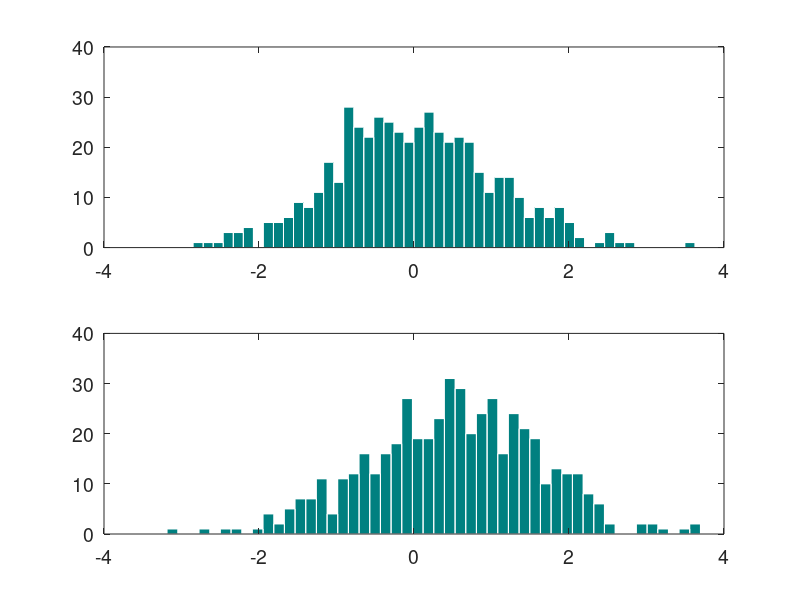

Write MATLAB code to recreate this figure. (Note: this script raises an error after producing the figure.)
% Code to illustrate the shift function and to
% reproduce the figures in my blog post.
%
% Execute each cell in turn by pressing cmd+enter (mac) or ctrl+enter (pc)
% You can navigate between cells by pressing cmd/ctrl + up or down arrow.
%
% Copyright (C) 2016 Guillaume Rousselet - University of Glasgow

% This program is free software: you can redistribute it and/or modify
% it under the terms of the GNU General Public License as published by
% the Free Software Foundation, either version 3 of the License, or
% any later version.

%% dependencies

% +cmu
% http://matlab.cheme.cmu.edu/cmu-matlab-package.html

% UnivarScatter

% both available here:
% https://github.com/GRousselet/matlab_visualisation

%% MEAN SHIFT
y1 = randn(500,1);
y2 = randn(500,1)+0.5;

figure('Color','w','NumberTitle','off')

subplot(2,1,1);hold on
hist(y1,50);
h = findobj(gca,'Type','patch');
set(h,'FaceColor',[0 0.5 0.5],'EdgeColor','w');
set(gca,'FontSize',14,'Layer','Top','XLim',[-4 4],'YLim',[0 40])
box on

subplot(2,1,2)
hist(y2,50)
h = findobj(gca,'Type','patch');
set(h,'FaceColor',[0 0.5 0.5],'EdgeColor','w');
set(gca,'FontSize',14,'Layer','Top','XLim',[-4 4],'YLim',[0 40])
box on

shifthd(y1,y2,200,1)

%% ASYMMETRIC SHIFT
y1 = randn(500,1);
y2 = randn(500,1);
y2(y2>0) = y2(y2>0)*1.5;

figure('Color','w','NumberTitle','off')

subplot(2,1,1);hold on
hist(y1,50);
h = findobj(gca,'Type','patch');
set(h,'FaceColor',[0 0.5 0.5],'EdgeColor','w');
set(gca,'FontSize',14,'Layer','Top','XLim',[-4 4],'YLim',[0 40])
box on

subplot(2,1,2)
hist(y2,50)
h = findobj(gca,'Type','patch');
set(h,'FaceColor',[0 0.5 0.5],'EdgeColor','w');
set(gca,'FontSize',14,'Layer','Top','XLim',[-4 4],'YLim',[0 40])
box on

shifthd(y1,y2,200,1)

%% VARIANCE SHIFT
y1 = randn(500,1);
y2 = randn(500,1).*2;

figure('Color','w','NumberTitle','off')

subplot(2,1,1);hold on
hist(y1,50);
h = findobj(gca,'Type','patch');
set(h,'FaceColor',[0 0.5 0.5],'EdgeColor','w');
set(gca,'FontSize',14,'Layer','Top','XLim',[-4 4],'YLim',[0 40])
box on

subplot(2,1,2)
hist(y2,50)
h = findobj(gca,'Type','patch');
set(h,'FaceColor',[0 0.5 0.5],'EdgeColor','w');
set(gca,'FontSize',14,'Layer','Top','XLim',[-4 4],'YLim',[0 40])
box on

shifthd(y1,y2,200,1)

%% ozone experiment example
% see:
% Doksum, K.A. & Sievers, G.L. (1976) Plotting with Confidence - Graphical Comparisons of 2 Populations. Biometrika, 63, 421-434.

control=[41 38.4 24.4 25.9 21.9 18.3 13.1 27.3 28.5 -16.9 26 17.4 21.8 15.4 27.4 19.2 22.4 17.7 26 29.4 21.4 26.6 22.7];
ozone=[10.1 6.1 20.4 7.3 14.3 15.5 -9.9 6.8 28.2 17.9 -9 -12.9 14 6.6 12.1 15.7 39.9 -15.9 54.6 -14.7 44.1 -9];

[xd, yd, delta, deltaCI] = shifthd(control,ozone,200,1);

shift_fig(xd, yd, delta, deltaCI,control,ozone,1,5)


